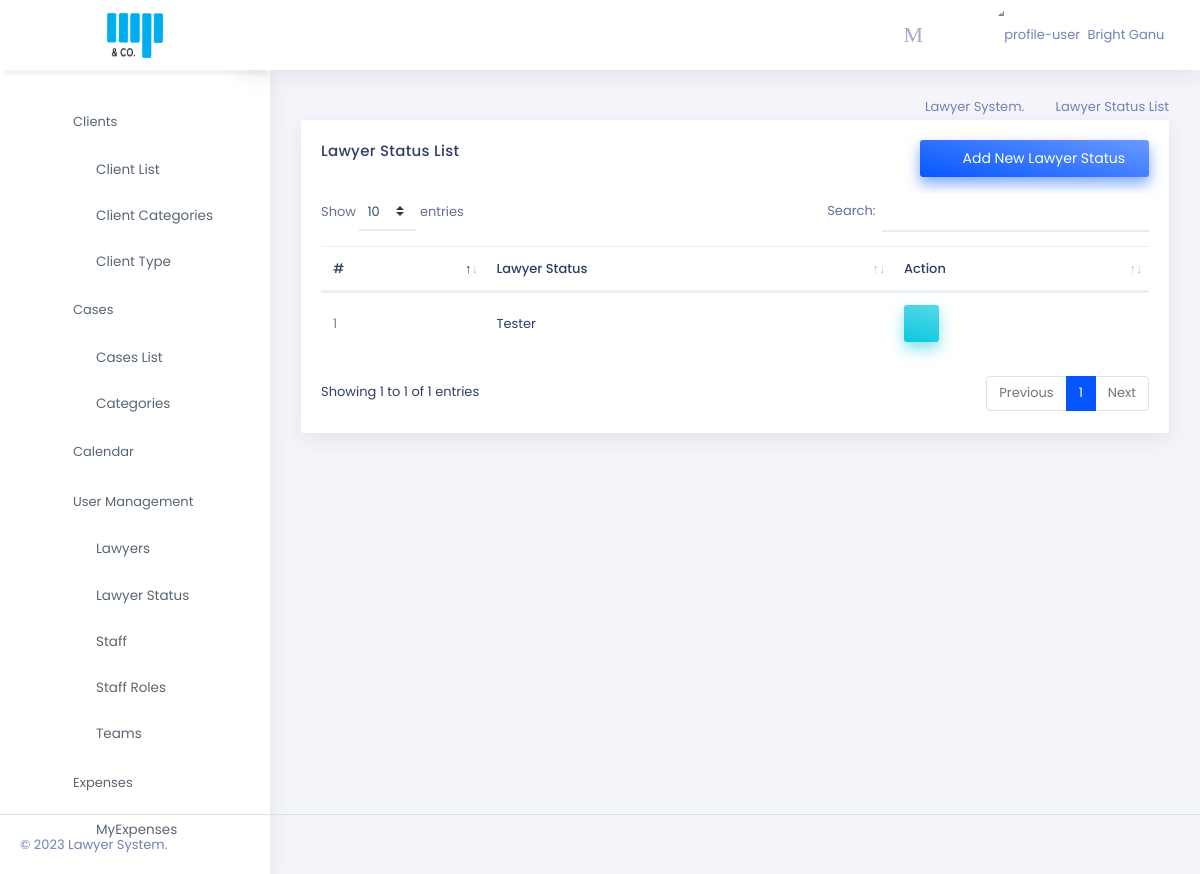
The page /accounts/status/status-list (signed in) on the database its author committed.
### lawyers/models.py (models this page shows, shortened)
class User(AbstractUser):
    avatar = models.ImageField(
        upload_to="avatars/", null=True, blank=True)
    phone = models.CharField(default="", max_length=50)
    team=models.ForeignKey('lawyers.Team',null=True, on_delete=models.SET_NULL) #added team: 13.04.2021
    is_lawyer = models.BooleanField(default=False)

class LawyerStatus(models.Model):
    title=models.CharField(max_length=250)

### accounts/views.py (the view)
# urls.py: path("accounts/status/status-list",status_list,name='status_list'),
@login_required
def status_list(request):
    status_list=LawyerStatus.objects.all().order_by('-pk')
    return render(request,"accounts/status/status_list.html",{"status_list":status_list,'form':LawyerStatusForm()})

### accounts/forms.py
class LawyerStatusForm(forms.ModelForm):
    class Meta:
        model=LawyerStatus
        fields=('title',)

### accounts/templatetags/auth_extras.py (called while the page is built)
@register.filter(name='has_group')
def has_group(user, group_name):
    group = Group.objects.get(name=group_name)
    return True if group in user.groups.all() else False

### cases/context_processors.py (called while the page is built)
def get_lawyer(user):
    try:
        qs=Lawyer.objects.get(user=user)
        return qs
    except :
        return None

### accounts/templates/accounts/status/status_list.html (shortened to what this page needs)
{% extends 'base.html' %}
{% load static %}
{% load auth_extras %}
{% load crispy_forms_tags %}
{% block content %}
<div class="page-content">
    <div class="container-fluid">
        <div class="row">
            <div class="col-sm-12">
                <div class="page-title-box">
                    <div class="float-right">
                        <ol class="breadcrumb">
                            <li class="breadcrumb-item"><a href="/">Lawyer System.</a></li>
                            <li class="breadcrumb-item active">Lawyer Status List</li>
                        </ol>
                    </div>
                </div>
            </div>
        </div>
        <div class="row">
            <div class="col-12">
                <div class="card">
                    <div class="card-body">
                        <button class="btn btn-gradient-primary px-4 float-right mt-0 mb-3" data-toggle="modal"
                            data-target=".bd-example-modal-xl"><i class="mdi mdi-plus-circle-outline mr-2"></i>Add New
                            Lawyer Status</button>
                        <h4 class="mt-0 header-title">Lawyer Status List</h4>
                        <div class="table-responsive dash-social">
                            <table id="datatable" class="table">
                                <thead>
                                    <tr>
                                        <th>#</th>
                                        <th>Lawyer Status</th>
                                        <th>Action</th>
                                    </tr>
                                </thead>
                                <tbody>
                                    {% for status in status_list %}
                                    <tr>
                                        <td>{{forloop.counter}}</td>
                                        <td> <a href="{% url 'accounts:status_detail' status.pk %}">{{status.title|title}}</a>
                                        </td>
                                        <td>
                                            <a href="{% url 'accounts:status_detail' status.pk %}"
                                                class="btn btn-gradient-secondary waves-effect waves-light"><i
                                                    class="mdi mdi-eye"></i></a>
                                        </td>
                                    </tr>
                                    {% endfor %}
                                </tbody>
                            </table>
                        </div>
                    </div>
                </div>
            </div>
        </div>
    </div>
</div>
{% endblock content %}

### templates/header.html (shortened to what this page needs)
{% load static %}
{% load auth_extras %}
{% load notification_tags %}
<body id='body'>
    <div class="topbar">
        <div class="topbar-left">
            {% if request.user|has_group:"Accounts" %}
            <a href="{% url 'account_dash' %}" class="logo">
                <span>
                    <img src="{% static './assets/images/logo.png' %}" alt="logo-small"
                        style="width: 56px;height:45px;">
                </span>
            </a>
            {% else %}
            <a href="/" class="logo">
                <span>
                    <img src="{% static './assets/images/logo.png' %}" alt="logo-small"
                        style="width: 56px;height:45px;">
                </span>
            </a>
            {% endif %}
        </div>
        <nav class="navbar-custom">
            <ul class="list-unstyled topbar-nav float-right mb-0">
                <li class="dropdown notification-list">
                    <a class="nav-link dropdown-toggle arrow-none waves-light waves-effect"
                        href="{% url 'cases:calendar'%}">
                        <i class="dripicons-calendar noti-icon"></i>
                    </a>
                </li>
                <li class="dropdown notification-list">
                    <a class="nav-link dropdown-toggle arrow-none waves-light waves-effect" data-toggle="dropdown"
                        href="#" role="button" aria-haspopup="false" aria-expanded="false">
                        <i class="dripicons-message noti-icon"></i>
                    </a>
                </li>
                <li class="dropdown">
                    <a class="nav-link dropdown-toggle waves-effect waves-light nav-user" data-toggle="dropdown"
                        href="#" role="button" aria-haspopup="false" aria-expanded="false">
                        {% if user.avatar %}
                            <img src="{{user.avatar.url}}" alt="profile-user" class="rounded-circle" />
                        {% else %}
                        <img src="{% static './assets/images/user.png' %}" alt="profile-user" class="rounded-circle" />
                        {% endif %}
                        <span class="ml-1 nav-user-name hidden-sm">
                            {% if user.is_authenticated %}
                            {{user.first_name|title}} {{user.last_name|title}}
                            {% endif %}
                            <i class=" mdi mdi-chevron-down"></i> </span>
                    </a>
                </li>
            </ul>
            <ul class="list-unstyled topbar-nav mb-0">
                <li>
                    <button class="button-menu-mobile nav-link waves-effect waves-light">
                        <i class="dripicons-menu nav-icon"></i>
                    </button>
                </li>
            </ul>
        </nav>
    </div>
    <div class="page-wrapper">
        <div class="left-sidenav">
            <ul class="metismenu left-sidenav-menu">
                     {% if request.user|has_group:'Accounts' %}
                <li>
                    <a href="javascript: void(0);"><i class="ti-wallet"></i><span>Accounts</span><span class="menu-arrow"><i
                                class="mdi mdi-chevron-right"></i></span></a>
                    <ul class="nav-second-level" aria-expanded="false">
                        <li class="nav-item"><a class="nav-link" href="{% url 'account_dash' %}"><i
                                    class="ti-control-record"></i>Dashboard</a></li>
                        <li class="nav-item"><a class="nav-link" href="{% url 'cases:renumerations' %}"><i
                                    class="ti-control-record"></i>Requests</a></li>
                        <li class="nav-item"><a class="nav-link" href="{% url 'clients:payment_list' %}"><i
                                    class="ti-control-record"></i>Payments</a></li>
                         <li class="nav-item"><a class="nav-link" href="{% url 'cases:client_payment_list' %}"><i
                                    class="ti-control-record"></i>Payment Requests</a></li>
                        <li class="nav-item"><a class="nav-link" href="{% url 'accounts:expenses' %}"><i
                                    class="ti-control-record"></i>All Expenses</a></li>
                        <li class="nav-item"><a class="nav-link" href="{% url 'accounts:invoice_list' %}"><i
                            class="ti-control-record"></i>Invoice</a></li>
                    </ul>
                </li>
{% else %}
                {% if request.user|has_group:'Lawyer' or request.user|has_group:'Staff' or request.user.is_superuser %}
                <li>
                    <a href="javascript: void(0);"><i class="ti-link"></i><span>Clients</span><span
                            class="menu-arrow"><i class="mdi mdi-chevron-right"></i></span></a>
                    <ul class="nav-second-level" aria-expanded="false">
                        <li class="nav-item"><a class="nav-link" href="{% url 'clients:client_list' %}"><i
                                    class="ti-control-record"></i>Client List</a></li>
                        <li class="nav-item"><a class="nav-link" href="{% url 'clients:cat_list' %}"><i
                                    class="ti-control-record"></i>Client Categories</a></li>
                        <li class="nav-item"><a class="nav-link" href="{% url 'clients:type_list' %}"><i
                            class="ti-control-record"></i>Client Type</a></li>
                    </ul>
                </li>
                <li>
                    <a href="javascript: void(0);"><i class="ti-briefcase"></i><span>Cases</span><span
                            class="menu-arrow"><i class="mdi mdi-chevron-right"></i></span></a>
                    <ul class="nav-second-level" aria-expanded="false">
                        <li class="nav-item"><a class="nav-link" href="{% url 'cases:case_list' %}"><i
                                    class="ti-control-record"></i>Cases List</a></li>
                        <li class="nav-item"><a class="nav-link" href="{% url 'cases:cat_list' %}"><i
                                    class="ti-control-record"></i>Categories</a></li>
                            </a></li>
                    </ul>
                <li>
                    <a href="{% url 'cases:calendar' %}"><i class="ti-calendar"></i><span>Calendar</span></a>
                </li>
                {% if request.user.is_superuser %}
                <li>
                    <a href="javascript: void(0);"><i class="ti-user"></i><span>User Management</span><span
                            class="menu-arrow"><i class="mdi mdi-chevron-right"></i></span></a>
                    <ul class="nav-second-level" aria-expanded="false">
                        <li class="nav-item"><a class="nav-link" href="{% url 'accounts:lawyer_list' %}"><i
                                    class="ti-control-record"></i>Lawyers</a></li>
                         <li class="nav-item"><a class="nav-link" href="{% url 'accounts:status_list' %}"><i
                                    class="ti-control-record"></i>Lawyer Status</a></li>
                        <li class="nav-item"><a class="nav-link" href="{% url 'accounts:staff_list' %}"><i
                                    class="ti-control-record"></i>Staff</a></li>
                         <li class="nav-item"><a class="nav-link" href="{% url 'accounts:role_list' %}"><i
                                    class="ti-control-record"></i>Staff Roles</a></li>
                        <li class="nav-item"><a class="nav-link" href="{% url 'accounts:teams' %}"><i
                                    class="ti-control-record"></i>Teams</a></li>
                    </ul>
                </li>
                {% endif %}
                {% if request.user|has_group:'Lawyer' or request.user|has_group:"Staff" or request.user.is_superuser %}
                <li>
                    <a href="javascript: void(0);"><i class="ti-plus"></i><span>Expenses</span><span class="menu-arrow"><i
                                class="mdi mdi-chevron-right"></i></span></a>
                    <ul class="nav-second-level" aria-expanded="false">
                        <li class="nav-item"><a class="nav-link" href="{% url 'cases:expenses' %}"><i
                                    class="ti-control-record"></i>MyExpenses</a></li>
                    </ul>
                </li>
                {% endif %}
                {% endif %}
                {% endif %}
        </div>

### static/chat/style.css (style rules this page uses)
body { font-size: 15px; }

### rows shown on the page
User: first_name "Bright", last_name "Ganu"
LawyerStatus: title "Tester"
